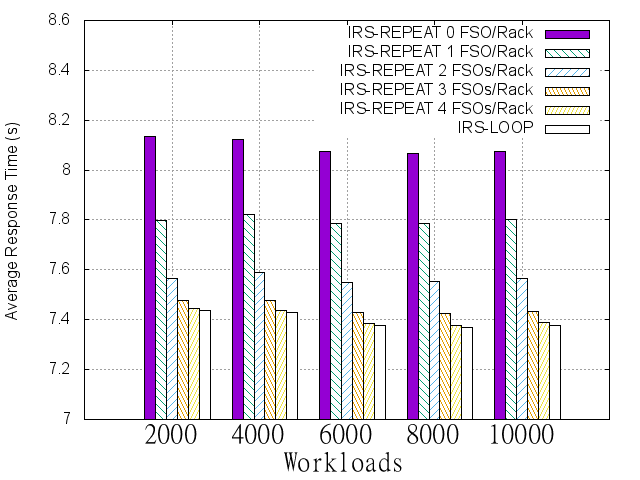

Generate this figure with gnuplot:
#set yrange [0.0:40.0]
#set xrange [0:10000]
#set xlabel "Workloads"
#set ylabel "Inter-CPU/SSD(GPU) Hops for IRS-REPEAT"
#set key top right
#unset key
#set title "Overall System Utilization"

#plot  'C:\Users\smallcat\Dropbox\eclipse\common_workspace\HPCSim\2d-torus-irs\cpu-ssdgpu.txt' using 2:xtic(1) title "0 FSO per Rack"with linespoints pointtype 2 linewidth 2 pointsize 2, '' using 3 title "1 FSO per Rack"with linespoints pointtype 4 linewidth 2 pointsize 2, '' using 4 title "2 FSOs per Rack"with linespoints pointtype 8 linewidth 2 pointsize 2, '' using 5 title "3 FSOs per Rack"with linespoints pointtype 1 linewidth 2 pointsize 2, '' using 6 title "4 FSOs per Rack"with linespoints pointtype 6 linewidth 2 pointsize 2

set yrange [7.0:8.6]
set key top right
set grid
set style data histograms
#set style fill solid 1.00 border -1
set style fill pattern 3 border -1
#set title "Average Queuing Time (16 nodes per cabinet)"
#set xtics rotate by -30 font "GothicBBB-Medium-RKSJ-H, 20"
set xtics font "GothicBBB-Medium-RKSJ-H, 20"
set xlabel "Workloads" font "GothicBBB-Medium-RKSJ-H, 20"
set ylabel "Average Response Time (s)"

plot  'C:\Users\smallcat\Dropbox\eclipse\common_workspace\HPCSim\2d-torus-irs\cpu-ssdgpu-rt.txt' using ($2):xtic(1) title "IRS-REPEAT 0 FSO/Rack", '' using ($3) title "IRS-REPEAT 1 FSO/Rack", '' using ($4) title "IRS-REPEAT 2 FSOs/Rack", '' using ($5) title "IRS-REPEAT 3 FSOs/Rack", '' using ($6) title "IRS-REPEAT 4 FSOs/Rack", '' using ($7) title "IRS-LOOP"

#set terminal png         # gnuplot recommends setting terminal before output
#set output 'C:\Users\smallcat\Dropbox\eclipse\common_workspace\HPCSim\2d-torus-irs\cpu-ssdgpu-rt.png'  

set term post eps color "GothicBBB-Medium-RKSJ-H, 20"     
#set term post eps color  
set output 'C:\Users\smallcat\Dropbox\eclipse\common_workspace\HPCSim\2d-torus-irs\cpu-ssdgpu-rt.eps'  
replot
